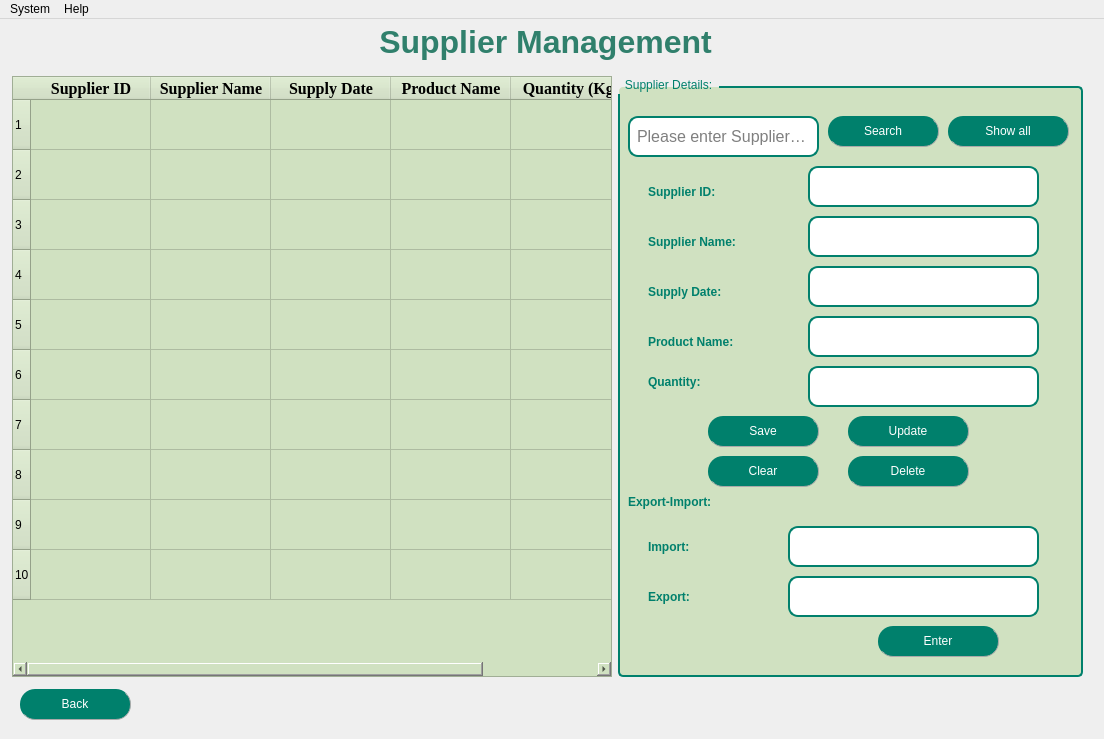
<?xml version="1.0" encoding="UTF-8"?>
<ui version="4.0">
 <class>MainWindow</class>
 <widget class="QMainWindow" name="MainWindow">
  <property name="geometry">
   <rect>
    <x>0</x>
    <y>0</y>
    <width>1104</width>
    <height>739</height>
   </rect>
  </property>
  <property name="maximumSize">
   <size>
    <width>100000</width>
    <height>800</height>
   </size>
  </property>
  <property name="windowTitle">
   <string>Suppliers</string>
  </property>
  <property name="styleSheet">
   <string notr="true">QMenuBar {
    background-color: #00806c;  /* Màu nền */
    color: White;  /* Màu chữ */
	font-weight: bold;
}

QMenuBar::item {
    background-color: transparent;
    padding: 5px 10px;
}

QMenuBar::item:selected { 
    background-color: #86ad6f;  /* Màu khi hover */
}
QTableWidget {
	border: 2px solid #2E8B57; /* Viền màu xanh lá đậm */
    gridline-color: black;     /* Màu đường kẻ ô */
    background-color: #d2e3c3; /* Màu nền */
 	gridline-color: #006400; /* Màu đường kẻ */
    font-size: 12pt;
    font-family: &quot;Times New Roman&quot;;
}
QHeaderView::section {
    background-color: #00806c; /* Màu nền tiêu đề bảng */
    color: White;
    font-weight: bold;
    border: 1px solid #006400;
}
QTableCornerButton::section {
    background-color: #00806c; /* Cùng màu với tiêu đề */
    border: 1px solid #006400;
}
background-image: url(&quot;nentron.png&quot;);
background-repeat: no-repeat;
background-position: center;
background-size: cover;
</string>
  </property>
  <widget class="QWidget" name="centralwidget">
   <widget class="QWidget" name="layoutWidget">
    <property name="geometry">
     <rect>
      <x>12</x>
      <y>57</y>
      <width>1071</width>
      <height>601</height>
     </rect>
    </property>
    <layout class="QHBoxLayout" name="horizontalLayout_4">
     <item>
      <widget class="QTableWidget" name="tableWidgetSupplier">
       <property name="maximumSize">
        <size>
         <width>600</width>
         <height>700</height>
        </size>
       </property>
       <property name="styleSheet">
        <string notr="true">font: 11pt &quot;Tahoma&quot;;
background-color: rgb(208, 225, 193);</string>
       </property>
       <property name="gridStyle">
        <enum>Qt::CustomDashLine</enum>
       </property>
       <attribute name="horizontalHeaderVisible">
        <bool>true</bool>
       </attribute>
       <attribute name="horizontalHeaderCascadingSectionResizes">
        <bool>false</bool>
       </attribute>
       <attribute name="horizontalHeaderDefaultSectionSize">
        <number>120</number>
       </attribute>
       <attribute name="horizontalHeaderHighlightSections">
        <bool>true</bool>
       </attribute>
       <attribute name="horizontalHeaderMinimumSectionSize">
        <number>70</number>
       </attribute>
       <attribute name="verticalHeaderVisible">
        <bool>true</bool>
       </attribute>
       <attribute name="verticalHeaderCascadingSectionResizes">
        <bool>false</bool>
       </attribute>
       <attribute name="verticalHeaderDefaultSectionSize">
        <number>40</number>
       </attribute>
       <attribute name="verticalHeaderHighlightSections">
        <bool>true</bool>
       </attribute>
       <attribute name="verticalHeaderMinimumSectionSize">
        <number>50</number>
       </attribute>
       <attribute name="verticalHeaderShowSortIndicator" stdset="0">
        <bool>false</bool>
       </attribute>
       <attribute name="verticalHeaderStretchLastSection">
        <bool>false</bool>
       </attribute>
       <row>
        <property name="text">
         <string>1</string>
        </property>
       </row>
       <row>
        <property name="text">
         <string>2</string>
        </property>
       </row>
       <row>
        <property name="text">
         <string>3</string>
        </property>
       </row>
       <row>
        <property name="text">
         <string>4</string>
        </property>
       </row>
       <row>
        <property name="text">
         <string>5</string>
        </property>
       </row>
       <row>
        <property name="text">
         <string>6</string>
        </property>
       </row>
       <row>
        <property name="text">
         <string>7</string>
        </property>
       </row>
       <row>
        <property name="text">
         <string>8</string>
        </property>
       </row>
       <row>
        <property name="text">
         <string>9</string>
        </property>
       </row>
       <row>
        <property name="text">
         <string>10</string>
        </property>
       </row>
       <column>
        <property name="text">
         <string>Supplier ID</string>
        </property>
        <property name="font">
         <font>
          <family>Times New Roman</family>
          <pointsize>12</pointsize>
          <weight>75</weight>
          <bold>true</bold>
         </font>
        </property>
        <property name="textAlignment">
         <set>AlignCenter</set>
        </property>
        <property name="background">
         <color>
          <red>255</red>
          <green>255</green>
          <blue>255</blue>
         </color>
        </property>
       </column>
       <column>
        <property name="text">
         <string>Supplier Name</string>
        </property>
        <property name="font">
         <font>
          <family>Times New Roman</family>
          <pointsize>12</pointsize>
          <weight>75</weight>
          <bold>true</bold>
         </font>
        </property>
        <property name="textAlignment">
         <set>AlignCenter</set>
        </property>
       </column>
       <column>
        <property name="text">
         <string>Supply Date</string>
        </property>
        <property name="font">
         <font>
          <family>Times New Roman</family>
          <pointsize>12</pointsize>
          <weight>75</weight>
          <bold>true</bold>
         </font>
        </property>
        <property name="textAlignment">
         <set>AlignCenter</set>
        </property>
       </column>
       <column>
        <property name="text">
         <string>Product Name</string>
        </property>
        <property name="font">
         <font>
          <family>Times New Roman</family>
          <pointsize>12</pointsize>
          <weight>75</weight>
          <bold>true</bold>
         </font>
        </property>
        <property name="textAlignment">
         <set>AlignCenter</set>
        </property>
       </column>
       <column>
        <property name="text">
         <string>Quantity (Kg)</string>
        </property>
        <property name="font">
         <font>
          <family>Times New Roman</family>
          <pointsize>12</pointsize>
          <weight>75</weight>
          <bold>true</bold>
         </font>
        </property>
        <property name="textAlignment">
         <set>AlignCenter</set>
        </property>
       </column>
      </widget>
     </item>
     <item>
      <widget class="QGroupBox" name="groupBox">
       <property name="maximumSize">
        <size>
         <width>500</width>
         <height>700</height>
        </size>
       </property>
       <property name="styleSheet">
        <string notr="true">QGroupBox {
    border: 2px solid #00806c; /* Viền xanh đậm */
    border-radius: 5px; /* Bo góc nhẹ */
    margin-top: 10px; /* Đẩy tiêu đề lên trên viền */
    font: bold 14pt &quot;Tahoma&quot;; /* Chữ in đậm */
    color: #00806c; /* Màu chữ xanh ngọc */
	background-color: rgb(208, 225, 193);
}

QGroupBox::title {
    subcontrol-origin: margin;
    subcontrol-position: top left; /* Tiêu đề nằm góc trái */
    padding: 2px 5px;
    border-radius: 3px;
}
QLabel {
	font: bold 12pt &quot;Tahoma&quot;;        /* Cỡ chữ */
    color: #00806c;             /* Màu chữ */
    font-weight: bold;      /* Chữ đậm */
}
QLineEdit {
    font-size: 16px;        /* Cỡ chữ */
}
QLineEdit {
    border: 2px solid #00806c; /* Viền xanh lá đậm */
    border-radius: 10px;       /* Bo tròn góc */
    padding: 5px;              /* Khoảng cách nội dung với viền */
    background-color: white;   /* Nền trắng */
}</string>
       </property>
       <property name="title">
        <string>Supplier Details:</string>
       </property>
       <property name="alignment">
        <set>Qt::AlignLeading|Qt::AlignLeft|Qt::AlignVCenter</set>
       </property>
       <widget class="QLabel" name="label_2">
        <property name="geometry">
         <rect>
          <x>30</x>
          <y>100</y>
          <width>131</width>
          <height>31</height>
         </rect>
        </property>
        <property name="text">
         <string>Supplier ID:</string>
        </property>
       </widget>
       <widget class="QLineEdit" name="lineEditSearch">
        <property name="geometry">
         <rect>
          <x>10</x>
          <y>40</y>
          <width>191</width>
          <height>41</height>
         </rect>
        </property>
        <property name="placeholderText">
         <string>Please enter Supplier ID</string>
        </property>
       </widget>
       <widget class="QLabel" name="label_3">
        <property name="geometry">
         <rect>
          <x>30</x>
          <y>150</y>
          <width>161</width>
          <height>31</height>
         </rect>
        </property>
        <property name="text">
         <string>Supplier Name:</string>
        </property>
       </widget>
       <widget class="QLineEdit" name="lineEditSupplierID">
        <property name="geometry">
         <rect>
          <x>190</x>
          <y>90</y>
          <width>231</width>
          <height>41</height>
         </rect>
        </property>
       </widget>
       <widget class="QLineEdit" name="lineEditSupplierName">
        <property name="geometry">
         <rect>
          <x>190</x>
          <y>140</y>
          <width>231</width>
          <height>41</height>
         </rect>
        </property>
       </widget>
       <widget class="QLabel" name="label_4">
        <property name="geometry">
         <rect>
          <x>30</x>
          <y>200</y>
          <width>131</width>
          <height>31</height>
         </rect>
        </property>
        <property name="text">
         <string>Supply Date:</string>
        </property>
       </widget>
       <widget class="QLineEdit" name="lineEditSupplydate">
        <property name="geometry">
         <rect>
          <x>190</x>
          <y>190</y>
          <width>231</width>
          <height>41</height>
         </rect>
        </property>
       </widget>
       <widget class="QLabel" name="label_5">
        <property name="geometry">
         <rect>
          <x>30</x>
          <y>250</y>
          <width>151</width>
          <height>31</height>
         </rect>
        </property>
        <property name="text">
         <string>Product Name:</string>
        </property>
       </widget>
       <widget class="QLineEdit" name="lineEditProductname">
        <property name="geometry">
         <rect>
          <x>190</x>
          <y>240</y>
          <width>231</width>
          <height>41</height>
         </rect>
        </property>
       </widget>
       <widget class="QLabel" name="label_6">
        <property name="geometry">
         <rect>
          <x>30</x>
          <y>290</y>
          <width>121</width>
          <height>31</height>
         </rect>
        </property>
        <property name="text">
         <string>Quantity:</string>
        </property>
       </widget>
       <widget class="QPushButton" name="pushButtonSave">
        <property name="geometry">
         <rect>
          <x>90</x>
          <y>340</y>
          <width>111</width>
          <height>31</height>
         </rect>
        </property>
        <property name="styleSheet">
         <string notr="true">QPushButton{
        border-radius: 15px;
		border-right: 1px solid #aaaaaa;
		border-bottom: 1px solid #aaaaaa;
		font: bold 12pt &quot;Tahoma&quot;; /* Chữ in đậm */

}

QPushButton:enabled {
		background-color: #00806c;
		color: White;
}

QPushButton:pressed {
		background-color: #dfc456;
		color: #fffffe;
}


QPushButton:hover:!pressed {
		background-color: #86ad6f;
		color: #0c2f70;
}

QPushButton:disabled {
		background-color: #aaaaaa;
		color: #ffffff;
}
</string>
        </property>
        <property name="text">
         <string>Save</string>
        </property>
        <property name="icon">
         <iconset>
          <normaloff>../../images/save (2).png</normaloff>../../images/save (2).png</iconset>
        </property>
        <property name="iconSize">
         <size>
          <width>25</width>
          <height>25</height>
         </size>
        </property>
       </widget>
       <widget class="QPushButton" name="pushButtonClear">
        <property name="geometry">
         <rect>
          <x>90</x>
          <y>380</y>
          <width>111</width>
          <height>31</height>
         </rect>
        </property>
        <property name="styleSheet">
         <string notr="true">QPushButton{
        border-radius: 15px;
		border-right: 1px solid #aaaaaa;
		border-bottom: 1px solid #aaaaaa;
		font: bold 12pt &quot;Tahoma&quot;; /* Chữ in đậm */

}

QPushButton:enabled {
		background-color: #00806c;
		color: White;
}

QPushButton:pressed {
		background-color: #dfc456;
		color: #fffffe;
}


QPushButton:hover:!pressed {
		background-color: #86ad6f;
		color: #0c2f70;
}

QPushButton:disabled {
		background-color: #aaaaaa;
		color: #ffffff;
}
</string>
        </property>
        <property name="text">
         <string>Clear</string>
        </property>
        <property name="icon">
         <iconset>
          <normaloff>../../images/clear.png</normaloff>../../images/clear.png</iconset>
        </property>
        <property name="iconSize">
         <size>
          <width>25</width>
          <height>25</height>
         </size>
        </property>
       </widget>
       <widget class="QPushButton" name="pushButtonDelete">
        <property name="geometry">
         <rect>
          <x>230</x>
          <y>380</y>
          <width>121</width>
          <height>31</height>
         </rect>
        </property>
        <property name="focusPolicy">
         <enum>Qt::StrongFocus</enum>
        </property>
        <property name="styleSheet">
         <string notr="true">QPushButton{
        border-radius: 15px;
		border-right: 1px solid #aaaaaa;
		border-bottom: 1px solid #aaaaaa;
		font: bold 12pt &quot;Tahoma&quot;; /* Chữ in đậm */

}

QPushButton:enabled {
		background-color: #00806c;
		color: White;
}

QPushButton:pressed {
		background-color: #dfc456;
		color: #fffffe;
}


QPushButton:hover:!pressed {
		background-color: #86ad6f;
		color: #0c2f70;
}

QPushButton:disabled {
		background-color: #aaaaaa;
		color: #ffffff;
}
</string>
        </property>
        <property name="text">
         <string>Delete</string>
        </property>
        <property name="icon">
         <iconset>
          <normaloff>../../images/delete.png</normaloff>../../images/delete.png</iconset>
        </property>
        <property name="iconSize">
         <size>
          <width>25</width>
          <height>25</height>
         </size>
        </property>
       </widget>
       <widget class="QPushButton" name="pushButtonUpdate">
        <property name="geometry">
         <rect>
          <x>230</x>
          <y>340</y>
          <width>121</width>
          <height>31</height>
         </rect>
        </property>
        <property name="styleSheet">
         <string notr="true">QPushButton{
        border-radius: 15px;
		border-right: 1px solid #aaaaaa;
		border-bottom: 1px solid #aaaaaa;
		font: bold 12pt &quot;Tahoma&quot;; /* Chữ in đậm */

}

QPushButton:enabled {
		background-color: #00806c;
		color: White;
}

QPushButton:pressed {
		background-color: #dfc456;
		color: #fffffe;
}


QPushButton:hover:!pressed {
		background-color: #86ad6f;
		color: #0c2f70;
}

QPushButton:disabled {
		background-color: #aaaaaa;
		color: #ffffff;
}
</string>
        </property>
        <property name="text">
         <string>Update</string>
        </property>
        <property name="icon">
         <iconset>
          <normaloff>../../images/images_employee/1564533_arrow_refrech_reload_update_icon.png</normaloff>../../images/images_employee/1564533_arrow_refrech_reload_update_icon.png</iconset>
        </property>
        <property name="iconSize">
         <size>
          <width>25</width>
          <height>25</height>
         </size>
        </property>
       </widget>
       <widget class="QPushButton" name="pushButtonSearch">
        <property name="geometry">
         <rect>
          <x>210</x>
          <y>40</y>
          <width>111</width>
          <height>31</height>
         </rect>
        </property>
        <property name="styleSheet">
         <string notr="true">QPushButton{
        border-radius: 15px;
		border-right: 1px solid #aaaaaa;
		border-bottom: 1px solid #aaaaaa;
		font: bold 12pt &quot;Tahoma&quot;; /* Chữ in đậm */

}

QPushButton:enabled {
		background-color: #00806c;
		color: White;
}

QPushButton:pressed {
		background-color: #dfc456;
		color: #fffffe;
}


QPushButton:hover:!pressed {
		background-color: #86ad6f;
		color: #0c2f70;
}

QPushButton:disabled {
		background-color: #aaaaaa;
		color: #ffffff;
}
</string>
        </property>
        <property name="text">
         <string>Search</string>
        </property>
        <property name="icon">
         <iconset>
          <normaloff>../../images/search.webp</normaloff>../../images/search.webp</iconset>
        </property>
        <property name="iconSize">
         <size>
          <width>25</width>
          <height>25</height>
         </size>
        </property>
       </widget>
       <widget class="QPushButton" name="pushButtonShowAll">
        <property name="geometry">
         <rect>
          <x>330</x>
          <y>40</y>
          <width>121</width>
          <height>31</height>
         </rect>
        </property>
        <property name="styleSheet">
         <string notr="true">QPushButton{
        border-radius: 15px;
		border-right: 1px solid #aaaaaa;
		border-bottom: 1px solid #aaaaaa;
		font: bold 12pt &quot;Tahoma&quot;; /* Chữ in đậm */

}

QPushButton:enabled {
		background-color: #00806c;
		color: White;
}

QPushButton:pressed {
		background-color: #dfc456;
		color: #fffffe;
}


QPushButton:hover:!pressed {
		background-color: #86ad6f;
		color: #0c2f70;
}

QPushButton:disabled {
		background-color: #aaaaaa;
		color: #ffffff;
}
</string>
        </property>
        <property name="text">
         <string>Show all</string>
        </property>
        <property name="icon">
         <iconset>
          <normaloff>../../images/showall.webp</normaloff>../../images/showall.webp</iconset>
        </property>
        <property name="iconSize">
         <size>
          <width>25</width>
          <height>25</height>
         </size>
        </property>
       </widget>
       <widget class="QLabel" name="label_7">
        <property name="geometry">
         <rect>
          <x>10</x>
          <y>410</y>
          <width>161</width>
          <height>31</height>
         </rect>
        </property>
        <property name="text">
         <string>Export-Import:</string>
        </property>
       </widget>
       <widget class="QLineEdit" name="lineEditQuantity">
        <property name="geometry">
         <rect>
          <x>190</x>
          <y>290</y>
          <width>231</width>
          <height>41</height>
         </rect>
        </property>
       </widget>
       <widget class="QLineEdit" name="lineEditNhap">
        <property name="geometry">
         <rect>
          <x>170</x>
          <y>450</y>
          <width>251</width>
          <height>41</height>
         </rect>
        </property>
       </widget>
       <widget class="QLineEdit" name="lineEditXuat">
        <property name="geometry">
         <rect>
          <x>170</x>
          <y>500</y>
          <width>251</width>
          <height>41</height>
         </rect>
        </property>
       </widget>
       <widget class="QLabel" name="label_8">
        <property name="geometry">
         <rect>
          <x>30</x>
          <y>450</y>
          <width>91</width>
          <height>41</height>
         </rect>
        </property>
        <property name="text">
         <string>Import:</string>
        </property>
       </widget>
       <widget class="QLabel" name="label_9">
        <property name="geometry">
         <rect>
          <x>30</x>
          <y>510</y>
          <width>91</width>
          <height>21</height>
         </rect>
        </property>
        <property name="text">
         <string>Export:</string>
        </property>
       </widget>
       <widget class="QPushButton" name="pushButtonEnter">
        <property name="geometry">
         <rect>
          <x>260</x>
          <y>550</y>
          <width>121</width>
          <height>31</height>
         </rect>
        </property>
        <property name="styleSheet">
         <string notr="true">QPushButton{
        border-radius: 15px;
		border-right: 1px solid #aaaaaa;
		border-bottom: 1px solid #aaaaaa;
		font: bold 12pt &quot;Tahoma&quot;; /* Chữ in đậm */

}

QPushButton:enabled {
		background-color: #00806c;
		color: White;
}

QPushButton:pressed {
		background-color: #dfc456;
		color: #fffffe;
}


QPushButton:hover:!pressed {
		background-color: #86ad6f;
		color: #0c2f70;
}

QPushButton:disabled {
		background-color: #aaaaaa;
		color: #ffffff;
}
</string>
        </property>
        <property name="text">
         <string>Enter</string>
        </property>
        <property name="icon">
         <iconset>
          <normaloff>../../images/enter.webp</normaloff>../../images/enter.webp</iconset>
        </property>
        <property name="iconSize">
         <size>
          <width>25</width>
          <height>25</height>
         </size>
        </property>
       </widget>
      </widget>
     </item>
    </layout>
   </widget>
   <widget class="QLabel" name="label">
    <property name="geometry">
     <rect>
      <x>10</x>
      <y>0</y>
      <width>1071</width>
      <height>48</height>
     </rect>
    </property>
    <property name="maximumSize">
     <size>
      <width>16777215</width>
      <height>50</height>
     </size>
    </property>
    <property name="styleSheet">
     <string notr="true">font: 22pt &quot;Tahoma&quot;;
color: rgb(26, 140, 118);
</string>
    </property>
    <property name="text">
     <string>&lt;html&gt;&lt;head/&gt;&lt;body&gt;&lt;p&gt;&lt;span style=&quot; font-size:24pt; font-weight:600; color:#30806c;&quot;&gt;Supplier Management&lt;/span&gt;&lt;/p&gt;&lt;/body&gt;&lt;/html&gt;</string>
    </property>
    <property name="alignment">
     <set>Qt::AlignCenter</set>
    </property>
   </widget>
   <widget class="QLabel" name="labelBackground">
    <property name="geometry">
     <rect>
      <x>0</x>
      <y>0</y>
      <width>1111</width>
      <height>751</height>
     </rect>
    </property>
    <property name="styleSheet">
     <string notr="true">background-image: url(:/bg-img/FARMERS_bg.jpg);
</string>
    </property>
    <property name="text">
     <string/>
    </property>
    <property name="pixmap">
     <pixmap>../../images/supplierbackground.gif</pixmap>
    </property>
    <property name="scaledContents">
     <bool>true</bool>
    </property>
   </widget>
   <widget class="QPushButton" name="pushButtonBack">
    <property name="geometry">
     <rect>
      <x>20</x>
      <y>670</y>
      <width>111</width>
      <height>31</height>
     </rect>
    </property>
    <property name="styleSheet">
     <string notr="true">QPushButton{
        border-radius: 15px;
		border-right: 1px solid #aaaaaa;
		border-bottom: 1px solid #aaaaaa;
		font: bold 12pt &quot;Tahoma&quot;; /* Chữ in đậm */

}

QPushButton:enabled {
		background-color: #00806c;
		color: White;
}

QPushButton:pressed {
		background-color: #dfc456;
		color: #fffffe;
}


QPushButton:hover:!pressed {
		background-color: #86ad6f;
		color: #0c2f70;
}

QPushButton:disabled {
		background-color: #aaaaaa;
		color: #ffffff;
}
</string>
    </property>
    <property name="text">
     <string>Back</string>
    </property>
    <property name="icon">
     <iconset>
      <normaloff>../../images/back.png</normaloff>../../images/back.png</iconset>
    </property>
    <property name="iconSize">
     <size>
      <width>25</width>
      <height>25</height>
     </size>
    </property>
   </widget>
   <zorder>labelBackground</zorder>
   <zorder>layoutWidget</zorder>
   <zorder>label</zorder>
   <zorder>pushButtonBack</zorder>
  </widget>
  <widget class="QMenuBar" name="menubar">
   <property name="geometry">
    <rect>
     <x>0</x>
     <y>0</y>
     <width>1104</width>
     <height>31</height>
    </rect>
   </property>
   <widget class="QMenu" name="menuSystem">
    <property name="title">
     <string>System</string>
    </property>
    <widget class="QMenu" name="menuImport_Data">
     <property name="title">
      <string>Data</string>
     </property>
     <property name="icon">
      <iconset>
       <normaloff>../../Users/Khanh Tran/.designer/images/12918945.png</normaloff>../../Users/Khanh Tran/.designer/images/12918945.png</iconset>
     </property>
     <addaction name="actionImport_Excel"/>
     <addaction name="actionExport_Excel"/>
    </widget>
    <addaction name="menuImport_Data"/>
   </widget>
   <widget class="QMenu" name="menuHelp">
    <property name="title">
     <string>Help</string>
    </property>
    <addaction name="actionCurrent_Help"/>
   </widget>
   <addaction name="menuSystem"/>
   <addaction name="menuHelp"/>
  </widget>
  <action name="actionExit">
   <property name="icon">
    <iconset>
     <normaloff>../../Users/Khanh Tran/.designer/images/9104334_sign out_logout_exit_out_icon.png</normaloff>../../Users/Khanh Tran/.designer/images/9104334_sign out_logout_exit_out_icon.png</iconset>
   </property>
   <property name="text">
    <string>Exit</string>
   </property>
   <property name="shortcut">
    <string>Esc</string>
   </property>
  </action>
  <action name="actionImport_Excel">
   <property name="icon">
    <iconset>
     <normaloff>../../Users/Khanh Tran/.designer/images/bxs-file-txt-512.webp</normaloff>../../Users/Khanh Tran/.designer/images/bxs-file-txt-512.webp</iconset>
   </property>
   <property name="text">
    <string>Import Excel</string>
   </property>
  </action>
  <action name="actionExport_Excel">
   <property name="icon">
    <iconset>
     <normaloff>../../Users/Khanh Tran/.designer/images/4344184.png</normaloff>../../Users/Khanh Tran/.designer/images/4344184.png</iconset>
   </property>
   <property name="text">
    <string>Export Excel</string>
   </property>
  </action>
  <action name="importXML_file">
   <property name="text">
    <string>xml file</string>
   </property>
  </action>
  <action name="importJSON_file">
   <property name="icon">
    <iconset>
     <normaloff>../../Users/Khanh Tran/.designer/images/3456434.png</normaloff>../../Users/Khanh Tran/.designer/images/3456434.png</iconset>
   </property>
   <property name="text">
    <string>json file</string>
   </property>
  </action>
  <action name="importExcel_file">
   <property name="icon">
    <iconset>
     <normaloff>../../Users/Khanh Tran/.designer/images/logo_brand_brands_logos_excel-512.webp</normaloff>../../Users/Khanh Tran/.designer/images/logo_brand_brands_logos_excel-512.webp</iconset>
   </property>
   <property name="text">
    <string>excel file</string>
   </property>
   <property name="shortcut">
    <string>Ctrl+I</string>
   </property>
  </action>
  <action name="importPickle_file">
   <property name="text">
    <string>pickle file</string>
   </property>
  </action>
  <action name="exportTXT_file">
   <property name="icon">
    <iconset>
     <normaloff>../../Users/Khanh Tran/.designer/images/bxs-file-txt-512.webp</normaloff>../../Users/Khanh Tran/.designer/images/bxs-file-txt-512.webp</iconset>
   </property>
   <property name="text">
    <string>txt file</string>
   </property>
   <property name="shortcut">
    <string>Ctrl+R</string>
   </property>
  </action>
  <action name="exportCSV_file">
   <property name="icon">
    <iconset>
     <normaloff>../../Users/Khanh Tran/.designer/images/4344184.png</normaloff>../../Users/Khanh Tran/.designer/images/4344184.png</iconset>
   </property>
   <property name="text">
    <string>csv file</string>
   </property>
   <property name="shortcut">
    <string>Ctrl+G</string>
   </property>
  </action>
  <action name="exportXML_file">
   <property name="text">
    <string>xml file</string>
   </property>
  </action>
  <action name="exportJSON_file">
   <property name="icon">
    <iconset>
     <normaloff>../../Users/Khanh Tran/.designer/images/3456434.png</normaloff>../../Users/Khanh Tran/.designer/images/3456434.png</iconset>
   </property>
   <property name="text">
    <string>json file</string>
   </property>
  </action>
  <action name="exportPickle_file">
   <property name="text">
    <string>pickle file</string>
   </property>
  </action>
  <action name="exportExcel_file">
   <property name="icon">
    <iconset>
     <normaloff>../../Users/Khanh Tran/.designer/images/logo_brand_brands_logos_excel-512.webp</normaloff>../../Users/Khanh Tran/.designer/images/logo_brand_brands_logos_excel-512.webp</iconset>
   </property>
   <property name="text">
    <string>excel file</string>
   </property>
   <property name="shortcut">
    <string>Ctrl+E</string>
   </property>
  </action>
  <action name="actionHelp">
   <property name="icon">
    <iconset>
     <normaloff>../../Users/Khanh Tran/.designer/images/9044348_help_icon.png</normaloff>../../Users/Khanh Tran/.designer/images/9044348_help_icon.png</iconset>
   </property>
   <property name="text">
    <string>Help</string>
   </property>
   <property name="shortcut">
    <string>F1</string>
   </property>
  </action>
  <action name="actionFeedback">
   <property name="icon">
    <iconset>
     <normaloff>../../Users/Khanh Tran/.designer/images/8207898_about_info_information_help_ui_icon.png</normaloff>../../Users/Khanh Tran/.designer/images/8207898_about_info_information_help_ui_icon.png</iconset>
   </property>
   <property name="text">
    <string>Feedback</string>
   </property>
   <property name="shortcut">
    <string>Ctrl+F</string>
   </property>
  </action>
  <action name="importJson_file">
   <property name="text">
    <string>json file</string>
   </property>
  </action>
  <action name="exportJson_file">
   <property name="text">
    <string>json file</string>
   </property>
  </action>
  <action name="actionCurrent_Help">
   <property name="text">
    <string>Current Help</string>
   </property>
   <property name="shortcut">
    <string>Ctrl+H</string>
   </property>
  </action>
 </widget>
 <resources/>
 <connections/>
</ui>
